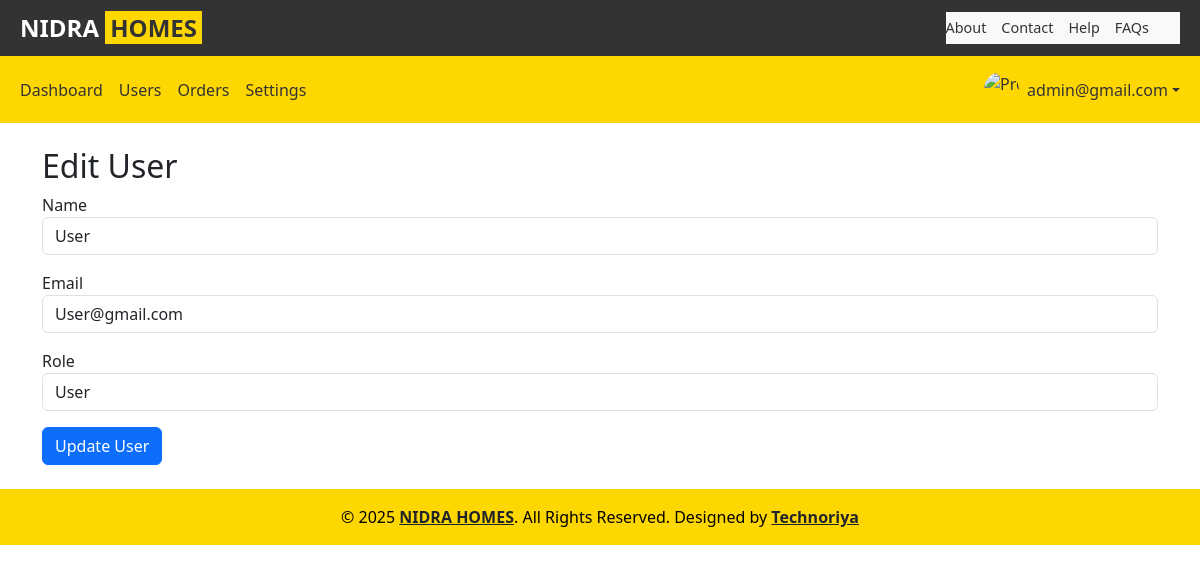
The app's page /admin/edit_user.php?id=10 (signed in) with its own data.
### tables this page shows
CREATE TABLE `users` (
  `id` int(10) UNSIGNED NOT NULL,
  `name` varchar(100) NOT NULL,
  `email` varchar(100) NOT NULL,
  `phone` varchar(20) DEFAULT NULL,
  `address` varchar(255) DEFAULT NULL,
  `password` varchar(255) NOT NULL,
  `role` enum('user','admin') DEFAULT 'user',
  `profile_image` varchar(255) DEFAULT NULL,
  `created_at` timestamp NOT NULL DEFAULT current_timestamp(),
  `reset_token` varchar(100) DEFAULT NULL,
  `reset_expires` datetime DEFAULT NULL
);

### admin/edit_user.php (the view, shortened to what this page needs)
<?php
$user_id = isset($_GET['id']) ? (int) $_GET['id'] : 0;
$result = mysqli_query($conn, "SELECT * FROM users WHERE id = $user_id");
$user = mysqli_fetch_assoc($result);
include('header.php');
?>
<div class="container mt-4">
    <h2>Edit User</h2>
    <form action="edit_user.php" method="POST">
        <div class="mb-3">
            <label>Name</label>
            <input type="text" name="name" class="form-control" required value="<?= htmlspecialchars($user['name']) ?>">
        </div>
        <div class="mb-3">
            <label>Email</label>
            <input type="email" name="email" class="form-control" required value="<?= htmlspecialchars($user['email']) ?>">
        </div>
        <div class="mb-3">
            <label>Role</label>
            <select name="role" class="form-control" required>
                <option value="user" <?= $user['role'] === 'user' ? 'selected' : '' ?>>User</option>
            </select>
        </div>
        <button type="submit" class="btn btn-primary">Update User</button>
    </form>
</div>
<?php include('footer.php'); ?>

### admin/header.php (style rules this page uses)
:root { --primary-yellow: #FFD700; --dark-gray: #333333; --light-gray: #f8f9fa; }

### records on screen
users: name "User", email "User@gmail.com", role "User"

### other values on screen
$_SESSION['user_name'] "admin@gmail.com"
